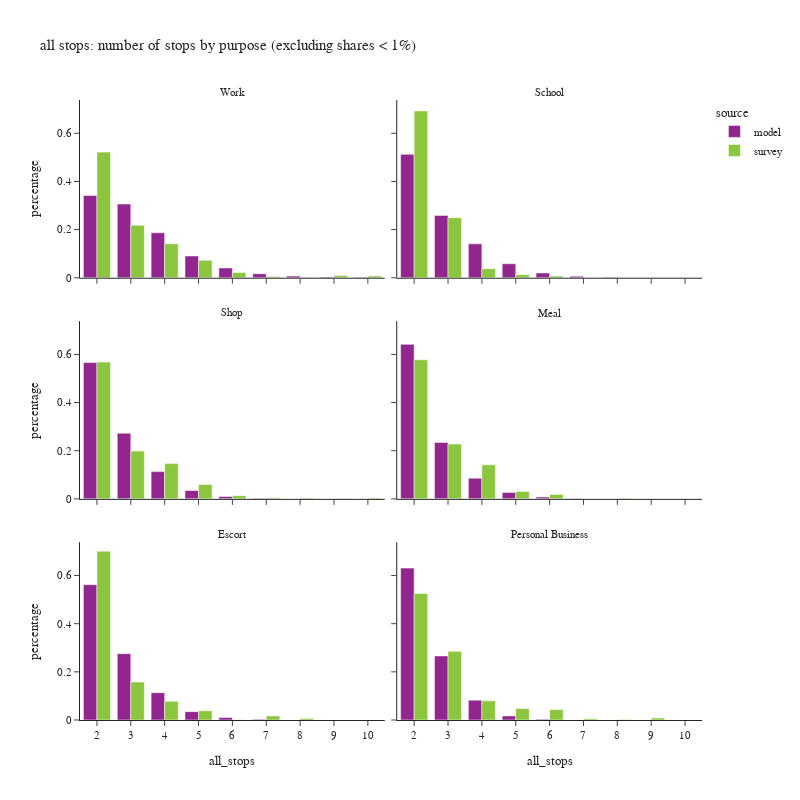

Write notebook code for a chart like this one.
### Code cell
df_plot = df_tour.groupby(['all_stops','pdpurp_label','source'])['toexpfac'].sum().reset_index()
df_plot['percentage'] = df_plot.groupby(['pdpurp_label','source'], group_keys=False)['toexpfac']. \
    apply(lambda x: x / float(x.sum()))
df_plot2 = df_plot.loc[(df_plot['percentage'] > 0.001) & (df_plot['all_stops'] <= 10)]

fig = px.bar(df_plot2.sort_values(['source','pdpurp_label']),
             x="all_stops", y="percentage", color="source",barmode="group",
             facet_col='pdpurp_label', facet_col_wrap=2,
             hover_data=['toexpfac'],
             title="all stops: number of stops by purpose (excluding shares < 1%)")
fig.update_layout(height=800, width=800)
fig.for_each_annotation(lambda a: a.update(text = a.text.split("=")[-1]))
fig.for_each_xaxis(lambda a: a.update(dict(dtick = 1, categoryorder='category ascending')))
fig.show()

### Figure 1 — Plotly figure (JSON) as saved in the notebook; plotly's stock layout.template omitted (floating-point values rounded to 4 significant figures)
{"data": [{"alignmentgroup": "True", "customdata": [[757500.0], [678100.0], [413900.0], [200100.0], [90150.0], [36760.0], [15690.0], [7900.0], [4775.0]], "hovertemplate": "source=model<br>pdpurp_label=Work<br>all_stops=%{x}<br>percentage=%{y}<br>toexpfac=%{customdata[0]}<extra></extra>", "legendgroup": "model", "marker": {"color": "#91268F", "pattern": {"shape": ""}}, "name": "model", "offsetgroup": "model", "orientation": "v", "showlegend": true, "textposition": "auto", "type": "bar", "x": [2, 3, 4, 5, 6, 7, 8, 9, 10], "xaxis": "x5", "y": [0.3418, 0.306, 0.1868, 0.09027, 0.04068, 0.01659, 0.007081, 0.003565, 0.002155], "yaxis": "y5"}, {"alignmentgroup": "True", "customdata": [[382500.0], [193200.0], [105000.0], [43380.0], [14860.0], [4678.0], [1301.0]], "hovertemplate": "source=model<br>pdpurp_label=School<br>all_stops=%{x}<br>percentage=%{y}<br>toexpfac=%{customdata[0]}<extra></extra>", "legendgroup": "model", "marker": {"color": "#91268F", "pattern": {"shape": ""}}, "name": "model", "offsetgroup": "model", "orientation": "v", "showlegend": false, "textposition": "auto", "type": "bar", "x": [2, 3, 4, 5, 6, 7, 8], "xaxis": "x6", "y": [0.5127, 0.2589, 0.1408, 0.05814, 0.01992, 0.006271, 0.001744], "yaxis": "y6"}, {"alignmentgroup": "True", "customdata": [[568000.0], [273500.0], [113600.0], [34640.0], [9872.0], [2497.0]], "hovertemplate": "source=model<br>pdpurp_label=Shop<br>all_stops=%{x}<br>percentage=%{y}<br>toexpfac=%{customdata[0]}<extra></extra>", "legendgroup": "model", "marker": {"color": "#91268F", "pattern": {"shape": ""}}, "name": "model", "offsetgroup": "model", "orientation": "v", "showlegend": false, "textposition": "auto", "type": "bar", "x": [2, 3, 4, 5, 6, 7], "xaxis": "x3", "y": [0.5663, 0.2727, 0.1132, 0.03453, 0.009842, 0.002489], "yaxis": "y3"}, {"alignmentgroup": "True", "customdata": [[359200.0], [131200.0], [48100.0], [15050.0], [4441.0], [1119.0]], "hovertemplate": "source=model<br>pdpurp_label=Meal<br>all_stops=%{x}<br>percentage=%{y}<br>toexpfac=%{customdata[0]}<extra></extra>", "legendgroup": "model", "marker": {"color": "#91268F", "pattern": {"shape": ""}}, "name": "model", "offsetgroup": "model", "orientation": "v", "showlegend": false, "textposition": "auto", "type": "bar", "x": [2, 3, 4, 5, 6, 7], "xaxis": "x4", "y": [0.6418, 0.2345, 0.08595, 0.0269, 0.007935, 0.001999], "yaxis": "y4"}, {"alignmentgroup": "True", "customdata": [[459300.0], [225300.0], [92860.0], [28360.0], [8420.0], [2211.0]], "hovertemplate": "source=model<br>pdpurp_label=Escort<br>all_stops=%{x}<br>percentage=%{y}<br>toexpfac=%{customdata[0]}<extra></extra>", "legendgroup": "model", "marker": {"color": "#91268F", "pattern": {"shape": ""}}, "name": "model", "offsetgroup": "model", "orientation": "v", "showlegend": false, "textposition": "auto", "type": "bar", "x": [2, 3, 4, 5, 6, 7], "xaxis": "x", "y": [0.5619, 0.2756, 0.1136, 0.03469, 0.0103, 0.002705], "yaxis": "y"}, {"alignmentgroup": "True", "customdata": [[340800.0], [143700.0], [44510.0], [9088.0], [1647.0]], "hovertemplate": "source=model<br>pdpurp_label=Personal Business<br>all_stops=%{x}<br>percentage=%{y}<br>toexpfac=%{customdata[0]}<extra></extra>", "legendgroup": "model", "marker": {"color": "#91268F", "pattern": {"shape": ""}}, "name": "model", "offsetgroup": "model", "orientation": "v", "showlegend": false, "textposition": "auto", "type": "bar", "x": [2, 3, 4, 5, 6], "xaxis": "x2", "y": [0.631, 0.2661, 0.08241, 0.01683, 0.003049], "yaxis": "y2"}, {"alignmentgroup": "True", "customdata": [[724900.0], [303000.0], [195900.0], [100700.0], [30080.0], [7292.0], [2342.0], [12180.0], [10310.0]], "hovertemplate": "source=survey<br>pdpurp_label=Work<br>all_stops=%{x}<br>percentage=%{y}<br>toexpfac=%{customdata[0]}<extra></extra>", "legendgroup": "survey", "marker": {"color": "#8CC63E", "pattern": {"shape": ""}}, "name": "survey", "offsetgroup": "survey", "orientation": "v", "showlegend": true, "textposition": "auto", "type": "bar", "x": [2, 3, 4, 5, 6, 7, 8, 9, 10], "xaxis": "x5", "y": [0.5218, 0.2181, 0.141, 0.07246, 0.02166, 0.005249, 0.001686, 0.008768, 0.007419], "yaxis": "y5"}, {"alignmentgroup": "True", "customdata": [[338900.0], [121900.0], [18370.0], [6294.0], [3328.0]], "hovertemplate": "source=survey<br>pdpurp_label=School<br>all_stops=%{x}<br>percentage=%{y}<br>toexpfac=%{customdata[0]}<extra></extra>", "legendgroup": "survey", "marker": {"color": "#8CC63E", "pattern": {"shape": ""}}, "name": "survey", "offsetgroup": "survey", "orientation": "v", "showlegend": false, "textposition": "auto", "type": "bar", "x": [2, 3, 4, 5, 6], "xaxis": "x6", "y": [0.6929, 0.2492, 0.03755, 0.01287, 0.006804], "yaxis": "y6"}, {"alignmentgroup": "True", "customdata": [[370800.0], [129600.0], [95580.0], [39010.0], [8743.0], [3197.0], [2329.0], [1082.0], [2491.0]], "hovertemplate": "source=survey<br>pdpurp_label=Shop<br>all_stops=%{x}<br>percentage=%{y}<br>toexpfac=%{customdata[0]}<extra></extra>", "legendgroup": "survey", "marker": {"color": "#8CC63E", "pattern": {"shape": ""}}, "name": "survey", "offsetgroup": "survey", "orientation": "v", "showlegend": false, "textposition": "auto", "type": "bar", "x": [2, 3, 4, 5, 6, 7, 8, 9, 10], "xaxis": "x3", "y": [0.568, 0.1985, 0.1464, 0.05975, 0.01339, 0.004897, 0.003567, 0.001658, 0.003815], "yaxis": "y3"}, {"alignmentgroup": "True", "customdata": [[203000.0], [79910.0], [49640.0], [10720.0], [6456.0], [1011.0]], "hovertemplate": "source=survey<br>pdpurp_label=Meal<br>all_stops=%{x}<br>percentage=%{y}<br>toexpfac=%{customdata[0]}<extra></extra>", "legendgroup": "survey", "marker": {"color": "#8CC63E", "pattern": {"shape": ""}}, "name": "survey", "offsetgroup": "survey", "orientation": "v", "showlegend": false, "textposition": "auto", "type": "bar", "x": [2, 3, 4, 5, 6, 8], "xaxis": "x4", "y": [0.5782, 0.2276, 0.1414, 0.03054, 0.01839, 0.002878], "yaxis": "y4"}, {"alignmentgroup": "True", "customdata": [[382200.0], [85910.0], [42370.0], [20990.0], [720.2], [9197.0], [3358.0]], "hovertemplate": "source=survey<br>pdpurp_label=Escort<br>all_stops=%{x}<br>percentage=%{y}<br>toexpfac=%{customdata[0]}<extra></extra>", "legendgroup": "survey", "marker": {"color": "#8CC63E", "pattern": {"shape": ""}}, "name": "survey", "offsetgroup": "survey", "orientation": "v", "showlegend": false, "textposition": "auto", "type": "bar", "x": [2, 3, 4, 5, 6, 7, 8], "xaxis": "x", "y": [0.7013, 0.1577, 0.07775, 0.03852, 0.001322, 0.01688, 0.006163], "yaxis": "y"}, {"alignmentgroup": "True", "customdata": [[181900.0], [98730.0], [27680.0], [16400.0], [15060.0], [1797.0], [547.6], [3016.0]], "hovertemplate": "source=survey<br>pdpurp_label=Personal Business<br>all_stops=%{x}<br>percentage=%{y}<br>toexpfac=%{customdata[0]}<extra></extra>", "legendgroup": "survey", "marker": {"color": "#8CC63E", "pattern": {"shape": ""}}, "name": "survey", "offsetgroup": "survey", "orientation": "v", "showlegend": false, "textposition": "auto", "type": "bar", "x": [2, 3, 4, 5, 6, 7, 8, 9], "xaxis": "x2", "y": [0.5254, 0.2853, 0.07999, 0.0474, 0.04351, 0.005191, 0.001582, 0.008715], "yaxis": "y2"}], "layout": {"annotations": [{"font": {}, "showarrow": false, "text": "Escort", "x": 0.245, "xanchor": "center", "xref": "paper", "y": 0.2867, "yanchor": "bottom", "yref": "paper"}, {"font": {}, "showarrow": false, "text": "Personal Business", "x": 0.755, "xanchor": "center", "xref": "paper", "y": 0.2867, "yanchor": "bottom", "yref": "paper"}, {"font": {}, "showarrow": false, "text": "Shop", "x": 0.245, "xanchor": "center", "xref": "paper", "y": 0.6433, "yanchor": "bottom", "yref": "paper"}, {"font": {}, "showarrow": false, "text": "Meal", "x": 0.755, "xanchor": "center", "xref": "paper", "y": 0.6433, "yanchor": "bottom", "yref": "paper"}, {"font": {}, "showarrow": false, "text": "Work", "x": 0.245, "xanchor": "center", "xref": "paper", "y": 1.0, "yanchor": "bottom", "yref": "paper"}, {"font": {}, "showarrow": false, "text": "School", "x": 0.755, "xanchor": "center", "xref": "paper", "y": 1.0, "yanchor": "bottom", "yref": "paper"}], "barmode": "group", "height": 800, "legend": {"title": {"text": "source"}, "tracegroupgap": 0}, "title": {"text": "all stops: number of stops by purpose (excluding shares < 1%)"}, "width": 800, "xaxis": {"anchor": "y", "categoryorder": "category ascending", "domain": [0.0, 0.49], "dtick": 1, "title": {"text": "all_stops"}}, "xaxis2": {"anchor": "y2", "categoryorder": "category ascending", "domain": [0.51, 1.0], "dtick": 1, "matches": "x", "title": {"text": "all_stops"}}, "xaxis3": {"anchor": "y3", "categoryorder": "category ascending", "domain": [0.0, 0.49], "dtick": 1, "matches": "x", "showticklabels": false}, "xaxis4": {"anchor": "y4", "categoryorder": "category ascending", "domain": [0.51, 1.0], "dtick": 1, "matches": "x", "showticklabels": false}, "xaxis5": {"anchor": "y5", "categoryorder": "category ascending", "domain": [0.0, 0.49], "dtick": 1, "matches": "x", "showticklabels": false}, "xaxis6": {"anchor": "y6", "categoryorder": "category ascending", "domain": [0.51, 1.0], "dtick": 1, "matches": "x", "showticklabels": false}, "yaxis": {"anchor": "x", "domain": [0.0, 0.2867], "title": {"text": "percentage"}}, "yaxis2": {"anchor": "x2", "domain": [0.0, 0.2867], "matches": "y", "showticklabels": false}, "yaxis3": {"anchor": "x3", "domain": [0.3567, 0.6433], "matches": "y", "title": {"text": "percentage"}}, "yaxis4": {"anchor": "x4", "domain": [0.3567, 0.6433], "matches": "y", "showticklabels": false}, "yaxis5": {"anchor": "x5", "domain": [0.7133, 1.0], "matches": "y", "title": {"text": "percentage"}}, "yaxis6": {"anchor": "x6", "domain": [0.7133, 1.0], "matches": "y", "showticklabels": false}}}
